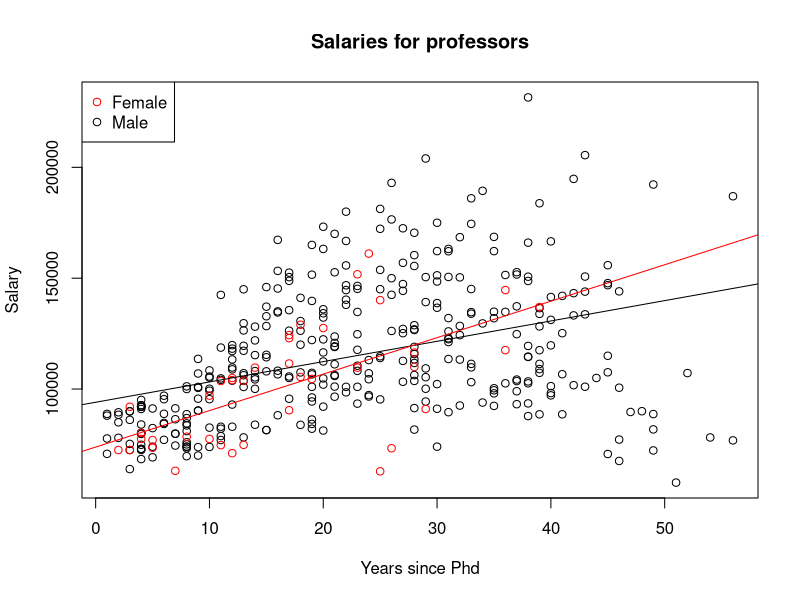
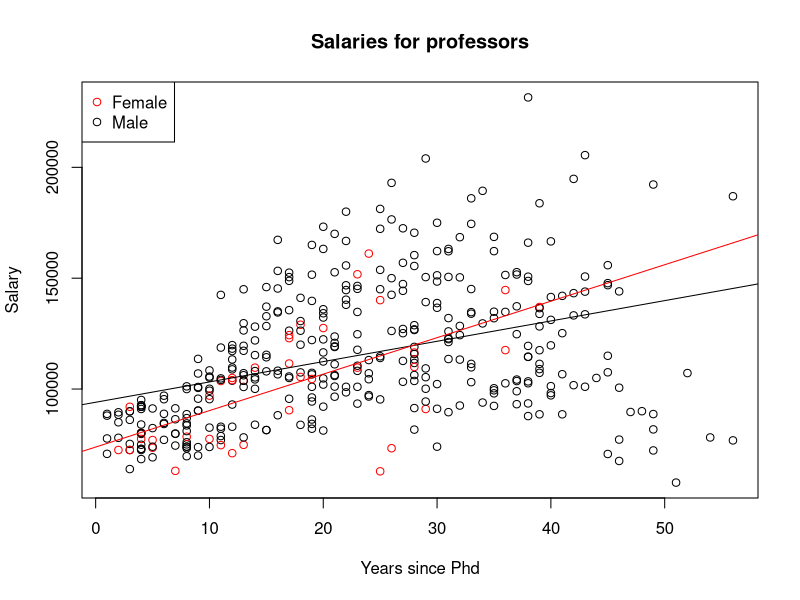

Generate these figures, in order, with R: (Note: this script raises an error after producing the figures.)
## ---- chunk 1
library(car)
library(dplyr)
library(tidyr)
library(tibble)
## ---- chunk 2
males <- Salaries %>% filter(sex=="Male")
females <- Salaries %>% filter(sex=="Female")
scatterplot <- plot(males$yrs.since.phd,males$salary,col="black",xlab="Years since Phd",ylab="Salary",main="Salaries for professors")
points(females$yrs.since.phd,females$salary,col="red")
legend("topleft",levels(Salaries$sex),col=c("red","black"),pch=1)
abline(lm(males$salary~males$yrs.since.phd),col="black")
abline(lm(females$salary~females$yrs.since.phd),col="red")
## ---- chunk 3
palette(c("red","black"))
scatterplot <-plot(Salaries$yrs.since.phd,Salaries$salary,col=Salaries$sex,xlab="Years since Phd",ylab="Salary",main="Salaries for professors")
legend("topleft",levels(Salaries$sex),col=c("red","black"),pch=1)
abline(lm(Salaries[Salaries$sex=="Male",]$salary~Salaries[Salaries$sex=="Male",]$yrs.since.phd),col="black")
abline(lm(Salaries[Salaries$sex=="Female",]$salary~Salaries[Salaries$sex=="Female",]$yrs.since.phd),col="red")
## ---- chunk 4
ranksex <- Salaries %>% group_by(rank,sex) %>% summarise_all(funs(mean,sd))
rankmeans <- ranksex %>% select(rank,sex,salary_mean) %>% spread(rank,salary_mean) %>% remove_rownames %>% column_to_rownames("sex") %>% as.matrix
ranksd <- ranksex %>% select(rank,sex,salary_sd) %>% spread(rank,salary_sd) %>% remove_rownames %>% column_to_rownames("sex") %>% as.matrix
rankplot <- barplot(rankmeans,names=colnames(rankmeans),beside=T,col=c("red","black"),ylim=(c(0,180000)),xlab="Rank",ylab="Salary")
legend("topleft",rownames(rankmeans),fill=c("red","black"))
arrows(rankplot[1,],rankmeans[1,],rankplot[1,],rankmeans[1,]+ranksd[1,],code=2,angle=90,length=0.05)
arrows(rankplot[2,],rankmeans[2,],rankplot[2,],rankmeans[2,]+ranksd[2,],code=2,angle=90,length=0.05)
box(bty="o")
## ---- chunk 5
discsex <- Salaries %>% group_by(discipline,sex) %>% summarise_all(funs(mean,sd))
discmeans <- discsex %>% select(discipline,sex,salary_mean) %>% spread(discipline,salary_mean) %>% remove_rownames %>% column_to_rownames("sex") %>% as.matrix
discsd <- discsex %>% select(discipline,sex,salary_sd) %>% spread(discipline,salary_sd) %>% remove_rownames %>% column_to_rownames("sex") %>% as.matrix
discplot <- barplot(discmeans,names=colnames(discmeans),beside=T,col=c("red","black"),ylim=(c(0,180000)),xlab="Discipline",ylab="Salary")
arrows(discplot[1,],discmeans[1,],discplot[1,],discmeans[1,]+discsd[1,],code=2,angle=90,length=0.05)
arrows(discplot[2,],discmeans[2,],discplot[2,],discmeans[2,]+discsd[2,],code=2,angle=90,length=0.05)
box(bty="o")
## ---- chunk 6
layout(matrix(c(1,1,2,3),2,2,byrow=TRUE))
#set the margins
par(mai=c(0.7,0.7,0.3,0.5))

#Add first plot:
scatterplot <- plot(males$yrs.since.phd,males$salary,col="black",xlab="Years since Phd",ylab="Salary",main="Salaries for professors")
points(females$yrs.since.phd,females$salary,col="red")
legend("topleft",levels(Salaries$sex),col=c("red","black"),pch=1)
abline(lm(males$salary~males$yrs.since.phd),col="black")
abline(lm(females$salary~females$yrs.since.phd),col="red")
mtext(text = "A",side = 3,outer = FALSE,line = 0,adj = 0)

#Add second plot:
rankplot <- barplot(rankmeans,names=colnames(rankmeans),beside=T,col=c("red","black"),ylim=(c(0,180000)),xlab="Rank",ylab="Salary")
legend("topleft",rownames(rankmeans),fill=c("red","black"))
arrows(rankplot[1,],rankmeans[1,],rankplot[1,],rankmeans[1,]+ranksd[1,],code=2,angle=90,length=0.05)
arrows(rankplot[2,],rankmeans[2,],rankplot[2,],rankmeans[2,]+ranksd[2,],code=2,angle=90,length=0.05)
box(bty="o")
mtext(text = "B",side = 3,outer = FALSE,line = 0,adj = 0)


#Add third plot:
discplot <- barplot(discmeans,names=colnames(discmeans),beside=T,col=c("red","black"),ylim=(c(0,180000)),xlab="Discipline",ylab="Salary")
arrows(discplot[1,],discmeans[1,],discplot[1,],discmeans[1,]+discsd[1,],code=2,angle=90,length=0.05)
arrows(discplot[2,],discmeans[2,],discplot[2,],discmeans[2,]+discsd[2,],code=2,angle=90,length=0.05)
box(bty="o")
mtext(text = "C",side = 3,outer = FALSE,line = 0,adj = 0)
